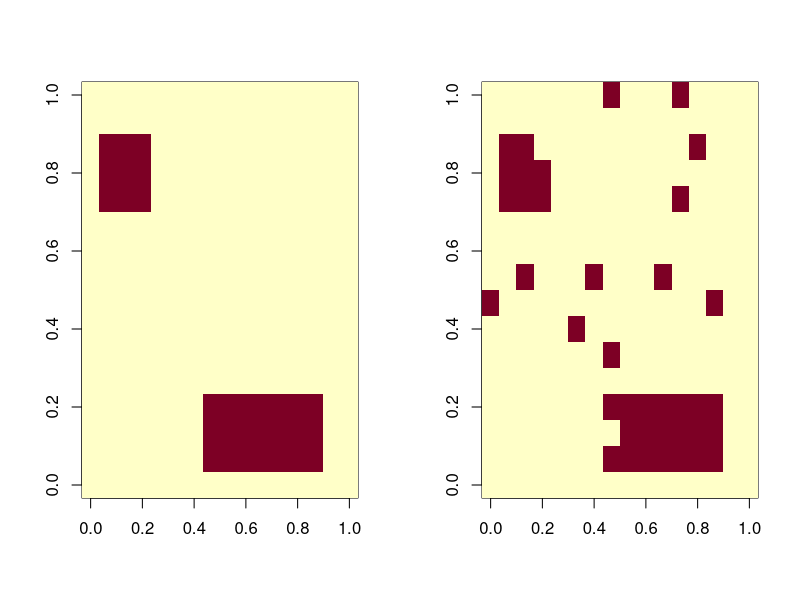

Write the R code that produced this figure.
makePicture  <- function(N) {
    ## Make an original N x N  picture of 0s and 1s to unblur,
    ## works nicely if N is multiple of 40, for tests, multiple of 8   
    picture  <- matrix(0, N, N)

    spot1Top  <- floor( N/2 )
    spot1Bottom  <- floor( (7/8) * N )
    spot1Left  <- floor( (1/8) * N )
    spot1Right  <- floor( (1/4) * N )

    spot2Top  <- floor( (1/8) * N )
    spot2Bottom  <- floor( (1/4) * N )
    spot2Left  <- floor( (3/4) * N )
    spot2Right  <- floor( (7/8) * N )

    picture[spot1Top:spot1Bottom, spot1Left:spot1Right]  <-  1
    picture[spot2Top:spot2Bottom, spot2Left:spot2Right]  <-  1

    picture
}

makeNoise  <- function(N, sigma=1) {
    ## N x N matrix of Gaussian noise
    noise  <- matrix( rnorm( N*N, mean=0, sd=sigma), N, N)
}

roundPicture  <- function(M) {
    ## Since the values of \( \omega^{\text{blurred}} \) are real
    ## numbers, the resulting image is determined by rounding each
    ## value to  the nearest value in \( S = {0,1 \).
    ifelse( M < 1/2, 0, 1)
}

makeBlurredPicture  <- function(N, sigma=0.3) {
    ## make a speckled, blurred image to work with
    ## default sigma  = 0.3 is from experimentation, gives good pic
    blurPict <- roundPicture( makePicture(N) + makeNoise(N, sigma=0.3))
}

surroundNeighbors  <- function(site, N) {
    ## Note that these are periodic neightbors!, may want to change
    belowSite  <- if (site[1] == N) c(1, site[2]) else c(site[1]+1, site[2])
    leftSite  <- if (site[2] == 1) c(site[1], N) else c(site[1], site[2]-1)
    aboveSite  <- if (site[1] == 1) c(N, site[2]) else c(site[1]-1, site[2])
    rightSite  <- if (site[2] == N) c(site[1], 1) else c(site[1], site[2]+1)
    neighbors  <- c(belowSite, leftSite, aboveSite, rightSite)
}

probSite  <- function(site, pict, blurred, N, sigma=0.3) {
    ij  <-  surroundNeighbors(site, N)
    
    p1  <- exp( ( -1/(2 * sigma^2) *
                 (1 - blurred[site[1], site[2]] )^2
                ) -
                 1 * ( pict[ ij[1], ij[2] ] +
                       pict[ ij[3], ij[4] ] +
                       pict[ ij[5], ij[6] ] +
                       pict[ ij[7], ij[8] ]
                      )
               )
    p0  <- exp( ( -1/(2 * sigma^2) *
                 (0 - blurred[site[1], site[2]] )^2
                ) -
                 0 * ( pict[ ij[1], ij[2] ] +
                       pict[ ij[3], ij[4] ] +
                       pict[ ij[5], ij[6] ] +
                       pict[ ij[7], ij[8] ]
                      )
               )


    pr  <-  p0/(p0 + p1)
}

gibbsSample  <-  function(site, pict, blurred, sigma=0.3) {
    ## The Gibbs sampling procedure, pick a pixel value to
    ## balance straying too far from data (blurred), but
    ## also trying to stay aligned with neighbors, as in Ising
    x  <- runif(1)
    p   <- probSite(site, pict, blurred, N, sigma=0.3)
    if ( x < p ) {
        k  <- 0
    } else {
        k  <- 1
    }
    k
}

rasterScan  <- function(pict, blurred, sigma=0.3) {
    NR = NROW(pict)
    NC = NCOL(pict)
    
    for (i in 1:NR) {
        for (j in 1:NC) {
            site  <-  c(i,j)
            pict[i, j]  <- gibbsSample(site, pict, blurred, sigma=0.3)
        }
    }
    pict
}

N  <- 16
nIter  <-  5000

testPict  <- makePicture(N)
testblurredPict  <-  makeBlurredPicture(N)

pict  <- testblurredPict

for (m in 1:nIter) {
    newpict   <- rasterScan(pict, testblurredPict)
    pict  <- newpict
}

par(mfrow=c(1,2))
image(testPict)
image(pict)

## NAME: gibbsImage.R
## USAGE: within R, at interactive prompt
##        source("gibbsImage.R")
## REQUIRED ARGUMENTS: none
## OPTIONS:  none
## DESCRIPTION: Uses Gibbs sampling to attempt to restore a
##              speckled and blurred image
## DIAGNOSTICS: none
## CONFIGURATION AND ENVIRONMENT: base R
## DEPENDENCIES: base R
## INCOMPATIBILITIES: none known
## PROVENANCE: Steve Dunbar
## BUGS AND LIMITATIONS: Slow, doesn't seem to do a good restoration.
## FEATURES AND POTENTIAL IMPROVEMENTS: slow, needs speed up.
## AUTHOR:  Steve Dunbar
## VERSION: Version 1.0 as of Tue 05 Jan 2021 08:44:17 AM CST
## KEYWORDS: Gibbs sampling, image restoration, Metropolis alooirhtm

